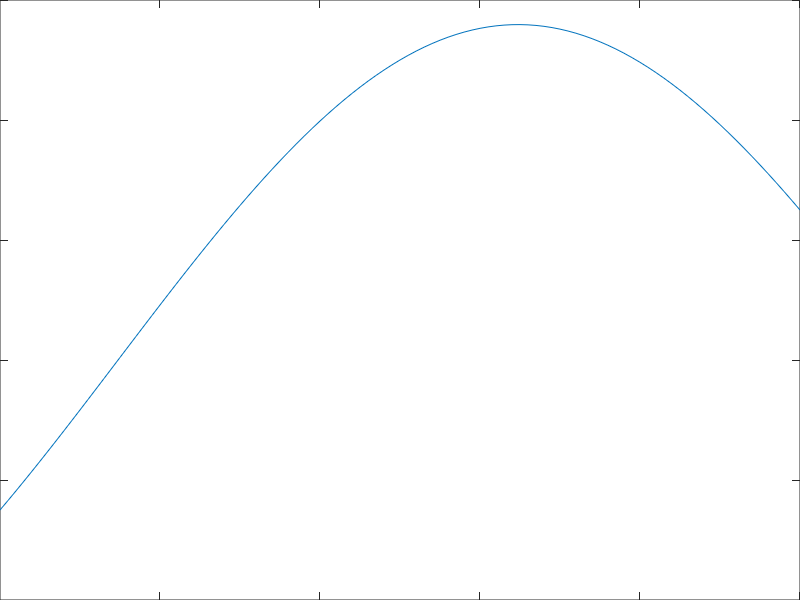

MATLAB code to generate this figure:
M=[]
a=linspace(0,10,101);
angle = linspace(0,180,101)

for i_a=1:length(a)
    for i_angle=1:length(angle)
        M(i_a,i_angle)=500*(a(i_a)*sind(angle(i_angle))-5*cosd(angle(i_angle)));
    end
end

surfc(angle,a,M)
grid on
xlabel("\theta (\circ)")
ylabel("a (m)")
zlabel("moment (N/m)")
title("Moment at O changing with respect to \theta and a")

plot(a,M(:,1)) %2 i)
xlabel(a)
ylabel(M)
title("M (a,0\circ)")
plot(a,M(51,:)) %2 ii)
xlabel(a)
ylabel(M)
title("M (5m, \theta)")
plot(a,M(101,:)) %2 iii)
xlabel(a)
ylabel(M)
title("M (10m, \theta)")

max(transpose(max(transpose(M))))
[maxM,maxA] = max(M(:))
[max_a, max_b] = ind2sub(size(M),maxA)

min(transpose(min(transpose(M))))
[minM,minA] = min(M(:))
[min_a, min_b] = ind2sub(size(M),minA)

